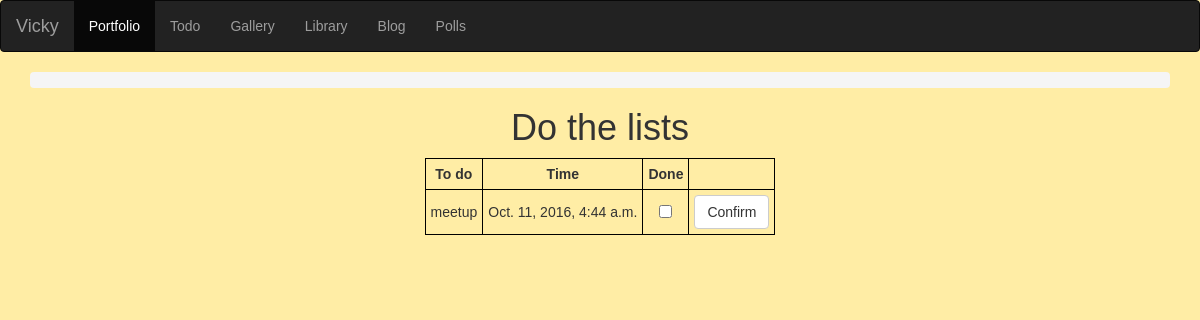
/todo/, run on an earlier commit of the app's database.
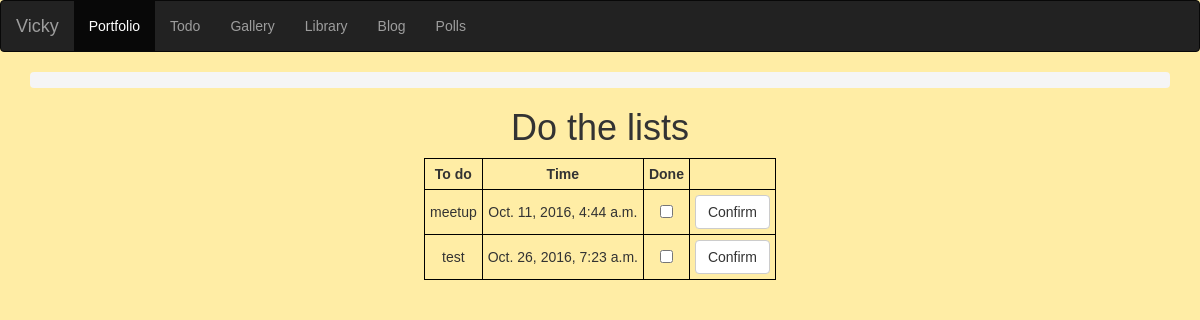
And on a later commit of the database.
### todo/models.py (models this page shows, shortened)
class Schedule(models.Model):
    to_do = models.TextField()
    date = models.DateTimeField(
            default=timezone.now)
    def __str__(self):
        return self.to_do

### todo/views.py (the view)
def post_list(request):
    posts = Schedule.objects.all()
    return render(request, 'todo/todo.html', {'posts': posts})

### templates/todo/todo.html (shortened to what this page needs)
{% extends "todo/base.html" %}
{% load staticfiles %}
{% block content %}
<h1 align="center">Do the lists</h1>
<table align="center">
  <tr>
    <th>To do</th>
    <th>Time</th>
    <th>Done</th>
    <th></th>
  </tr>
  {% for post in posts %}
  <tr>
    <td>{{ post }}</td>
    <td>{{ post.date }}</td>
    <td><input type="checkbox" ></td>
    <td><a href="{% url "post_remove" pk=post.pk %}"><button type="button" class="btn btn-default">Confirm</button></a></td>
  </tr>
  {% endfor %}
</table>
{% endblock content %}

What changed in the data, as far as the page shows it:
added Schedule: to_do "test", date "Oct. 26, 2016, 7:23 a.m."
